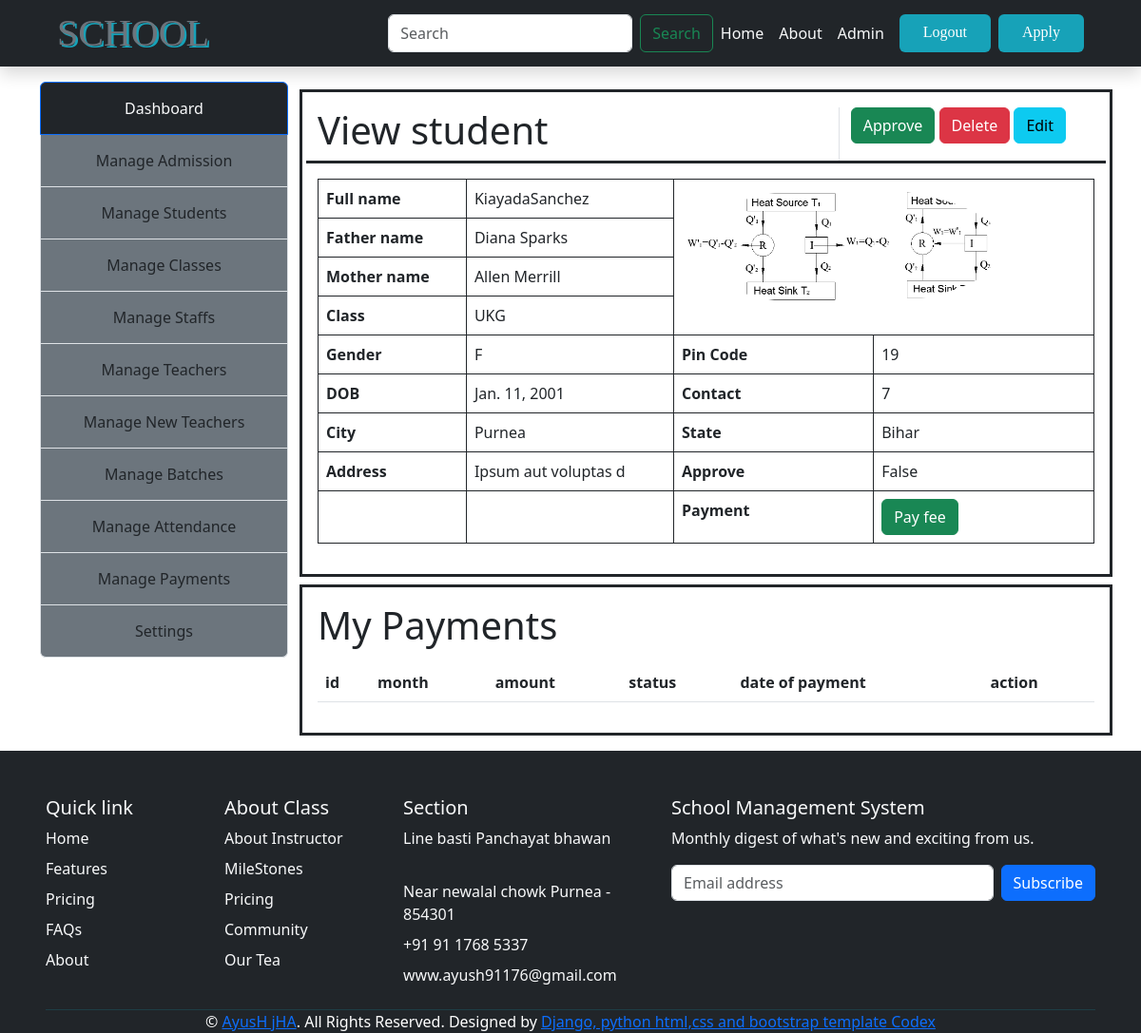
The app's page /single-student/2/ (signed in), older data.
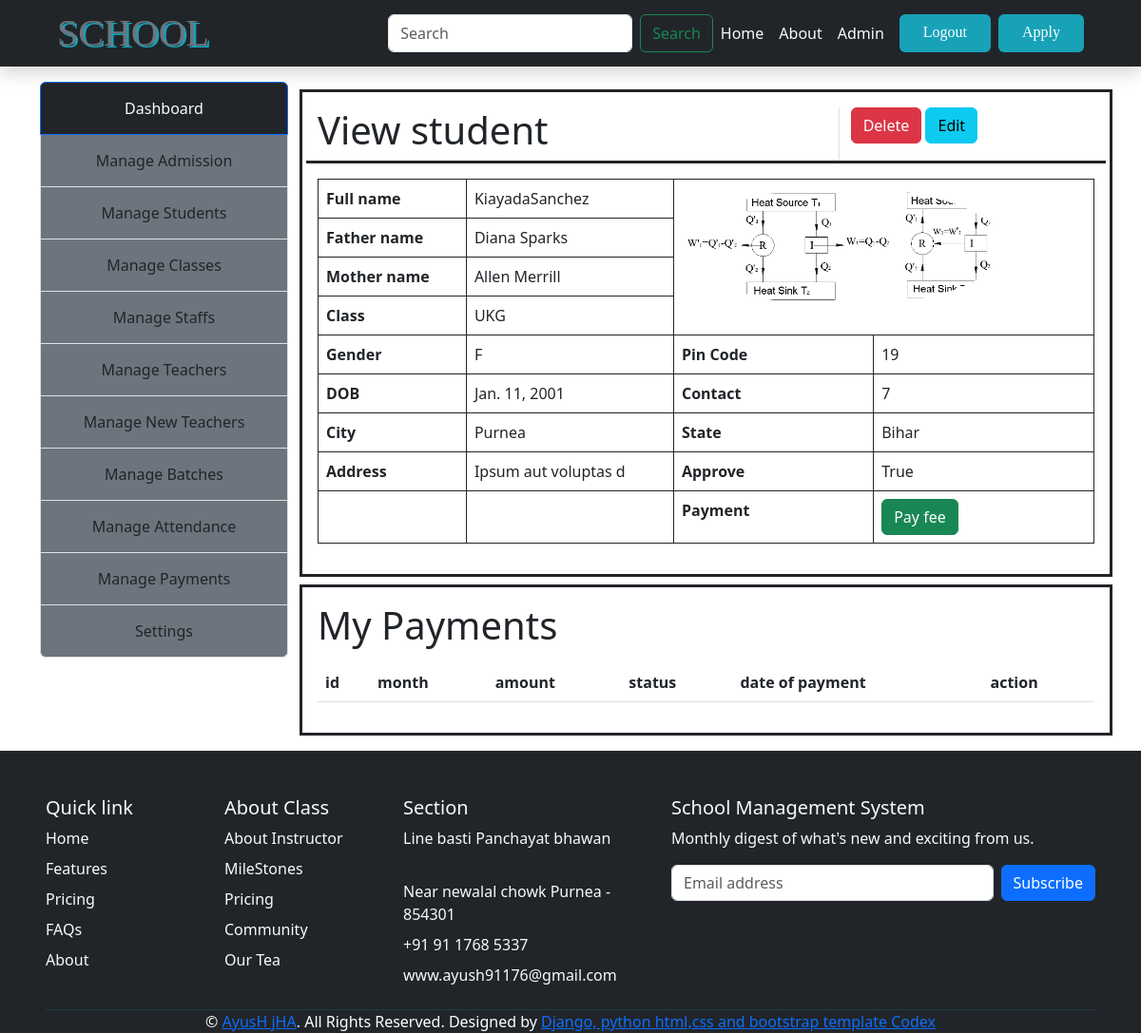
The same page, newer data.
### school_management/models.py (models this page shows, shortened)
class Student(models.Model):
    first_name=models.CharField(max_length=150)
    last_name=models.CharField(max_length=150)
    mother_name=models.CharField(max_length=150)
    father_name=models.CharField(max_length=150)
    address=models.TextField()
    gender=models.CharField(max_length=10,choices=GENDER)
    nationality=models.CharField(max_length=150,choices=(("Indian","Indian"),("Other","Other")))
    city=models.CharField(max_length=150,choices=(("Purnea","Purnea"),("Pune","Pune")))
    state=models.CharField(max_length=150,choices=(("Bihar","Bihar"),("Punjab","Punjab")))
    pin_code=models.IntegerField()
    contact=models.IntegerField()
    image=models.ImageField(upload_to="photo/",null=True,blank=True)
    dob = models.DateField(help_text="use MM/DD/YYYY format")
    className=models.ForeignKey("Classes",on_delete=models.CASCADE)
    isApproved = models.BooleanField(default=False)
    rf_code= models.CharField(max_length=100,default=None,blank=True,null=True,unique=True)

class Classes(models.Model):
    class_name=models.CharField(max_length=100,choices=ClassList)
    def __str__(self):
        return self.class_name

### school_management/views.py (the view)
# urls.py: path("single-student/<int:id>/",viewSingle,name="viewSingle"),
@login_required
def viewSingle(req,id):
    std = Student.objects.get(pk=id)
    payments = Payment.objects.filter(student=std)
    return render(req,"admin/SingleView.html",{"stu":std,"payments":payments})

### template/admin/SingleView.html (shortened to what this page needs)
{% extends 'admin/adminBase.html'%}
{% block 'admin-content' %}
    <div class="contaner">
        <div class="row">
            <div class="col border mt-2 border-3 p-3 border-dark mx-auto">
                <div class="row border-bottom border-3 border-dark ">
                    <div class="col-8 border-end "><h1 class="fs-1">View student</h1></div>
                    <div class="col-4">
                        {%if stu.isApproved == False %}
                        <a href="{%url 'approve' stu.id%}" class="btn btn-success">Approve</a>
                        {%endif%}
                        <a href="{%url 'deleteStudent' stu.id%}" class="btn btn-danger">Delete</a>
                        <a href="{%url 'editStudent' stu.id%}" class="btn btn-info">Edit</a>
                    </div>
                </div>
                <table class="table mt-3">
                    <tr class="border border-dark">
                        <th>Full name</th>
                        <td class="border border-dark">{{stu.first_name}}{{stu.last_name}}</td>
                        <td colspan="2" class="border border-dark" rowspan="4"><img src="{{stu.image.url}}" height="125px"  class="rounded-circle" alt=""></td>
                    </tr>
                    <tr class="border border-dark">
                        <th>Father name</th>
                        <td class="border border-dark">{{stu.father_name}}</td>
                    </tr>
                    <tr class="border border-dark">
                        <th>Mother name</th>
                        <td class="border border-dark">{{stu.mother_name}}</td>
                    </tr>
                    <tr class="border border-dark">
                        <th>Class</th>
                        <td class="border border-dark">{{stu.className}}</td>
                    </tr>
                    <tr class="border border-dark">
                        <th>Gender</th>
                        <td class="border border-dark">{{stu.gender}}</td>
                        <th>Pin Code</th>
                        <td class="border border-dark">{{stu.pin_code}}</td>
                    </tr>
                    <tr class="border border-dark">
                        <th>DOB</th>
                        <td class="border border-dark">{{stu.dob}}</td>
                        <th>Contact</th>
                        <td class="border border-dark">{{stu.contact}}</td>
                    </tr>
                    <tr class="border border-dark">
                        <th>City</th>
                        <td class="border border-dark">{{stu.city}}</td>
                        <th>State</th>
                        <td class="border border-dark">{{stu.state}}</td>
                    </tr>
                    <tr class="border border-dark">
                        <th>Address</th>
                        <td class="border border-dark">{{stu.address}}</td>
                        <th>Approve</th>
                        <td class="border border-dark">{{stu.isApproved}}</td>
                    </tr>
                    <tr class="border border-dark">
                        <th></th>
                        <td class="border border-dark"></td>
                        <th>Payment</th>
                        <td class="border border-dark"><input type="submit" id="pay_btn" value="Pay fee" class="btn btn-success"></td>
                    </tr>
                </table>
            </div>
            <div class="col border mt-2 border-3 p-3 border-dark mx-auto">
                <h1>My Payments </h1>
                <table class="table mt-3">
                    <tr>
                        <th>id</th>
                        <th>month</th>
                        <th>amount</th>
                        <th>status</th>
                        <th>date of payment</th>
                        <th>action</th>
                    </tr>
                </table>
            </div>
        </div>
    </div>
{% endblock 'admin-content' %}

Row changes from the older to the newer data that the page shows:
changed Student "Kiayada": isApproved "False" → "True"
Text that changed along with them:
text no longer shown: "Approve"
